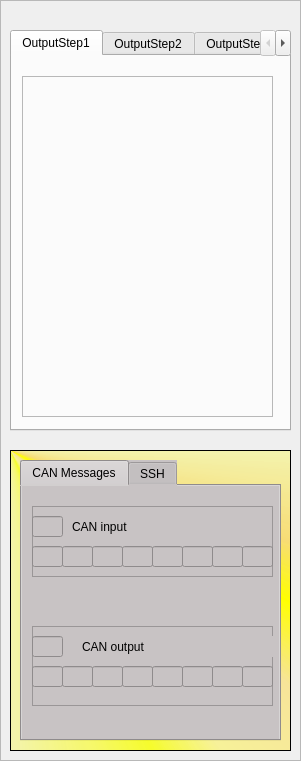
       <widget class="QFrame" name="frame_3">
        <property name="geometry">
         <rect>
          <x>940</x>
          <y>10</y>
          <width>301</width>
          <height>761</height>
         </rect>
        </property>
        <property name="frameShape">
         <enum>QFrame::StyledPanel</enum>
        </property>
        <property name="frameShadow">
         <enum>QFrame::Raised</enum>
        </property>
        <widget class="QTabWidget" name="tabOutputs">
         <property name="geometry">
          <rect>
           <x>10</x>
           <y>30</y>
           <width>281</width>
           <height>401</height>
          </rect>
         </property>
         <property name="currentIndex">
          <number>0</number>
         </property>
         <widget class="QWidget" name="OutputStep1">
          <attribute name="title">
           <string>OutputStep1</string>
          </attribute>
          <widget class="QFrame" name="frame_6">
           <property name="geometry">
            <rect>
             <x>10</x>
             <y>20</y>
             <width>251</width>
             <height>341</height>
            </rect>
           </property>
           <property name="frameShape">
            <enum>QFrame::StyledPanel</enum>
           </property>
           <property name="frameShadow">
            <enum>QFrame::Raised</enum>
           </property>
          </widget>
         </widget>
         <widget class="QWidget" name="OutputStep2">
          <attribute name="title">
           <string>OutputStep2</string>
          </attribute>
         </widget>
         <widget class="QWidget" name="OutputStep3">
          <attribute name="title">
           <string>OutputStep3</string>
          </attribute>
         </widget>
         <widget class="QWidget" name="OutputStep4">
          <attribute name="title">
           <string>OutputStep4</string>
          </attribute>
         </widget>
         <widget class="QWidget" name="OutputStep5">
          <attribute name="title">
           <string>OutputStep5</string>
          </attribute>
         </widget>
        </widget>
        <widget class="QFrame" name="frame_10">
         <property name="geometry">
          <rect>
           <x>10</x>
           <y>450</y>
           <width>281</width>
           <height>301</height>
          </rect>
         </property>
         <property name="styleSheet">
          <string notr="true">background-color: qconicalgradient(cx:0, cy:0, angle:135, stop:0 rgba(255, 255, 0, 69), stop:0.375 rgba(255, 255, 0, 69), stop:0.423533 rgba(251, 255, 0, 145), stop:0.45 rgba(247, 255, 0, 208), stop:0.477581 rgba(255, 244, 71, 130), stop:0.518717 rgba(255, 218, 71, 130), stop:0.55 rgba(255, 255, 0, 255), stop:0.57754 rgba(255, 203, 0, 130), stop:0.625 rgba(255, 255, 0, 69), stop:1 rgba(255, 255, 0, 69));</string>
         </property>
         <property name="frameShape">
          <enum>QFrame::StyledPanel</enum>
         </property>
         <property name="frameShadow">
          <enum>QFrame::Raised</enum>
         </property>
         <widget class="QTabWidget" name="technicianView">
          <property name="geometry">
           <rect>
            <x>10</x>
            <y>10</y>
            <width>261</width>
            <height>281</height>
           </rect>
          </property>
          <property name="styleSheet">
           <string notr="true">background-color: rgb(200, 195, 196);</string>
          </property>
          <property name="currentIndex">
           <number>0</number>
          </property>
          <widget class="QWidget" name="tabCanOutput">
           <attribute name="title">
            <string>CAN Messages</string>
           </attribute>
           <widget class="QFrame" name="frame_14">
            <property name="geometry">
             <rect>
              <x>10</x>
              <y>140</y>
              <width>241</width>
              <height>80</height>
             </rect>
            </property>
            <property name="frameShape">
             <enum>QFrame::StyledPanel</enum>
            </property>
            <property name="frameShadow">
             <enum>QFrame::Raised</enum>
            </property>
            <widget class="QLineEdit" name="d2Output">
             <property name="geometry">
              <rect>
               <x>60</x>
               <y>40</y>
               <width>31</width>
               <height>21</height>
              </rect>
             </property>
            </widget>
            <widget class="QLineEdit" name="d0Output">
             <property name="geometry">
              <rect>
               <x>0</x>
               <y>40</y>
               <width>31</width>
               <height>21</height>
              </rect>
             </property>
            </widget>
            <widget class="QLineEdit" name="d1Output">
             <property name="geometry">
              <rect>
               <x>30</x>
               <y>40</y>
               <width>31</width>
               <height>21</height>
              </rect>
             </property>
            </widget>
            <widget class="QLineEdit" name="d5Output">
             <property name="geometry">
              <rect>
               <x>150</x>
               <y>40</y>
               <width>31</width>
               <height>21</height>
              </rect>
             </property>
            </widget>
            <widget class="QLineEdit" name="d4Output">
             <property name="geometry">
              <rect>
               <x>120</x>
               <y>40</y>
               <width>31</width>
               <height>21</height>
              </rect>
             </property>
            </widget>
            <widget class="QLineEdit" name="d3Output">
             <property name="geometry">
              <rect>
               <x>90</x>
               <y>40</y>
               <width>31</width>
               <height>21</height>
              </rect>
             </property>
            </widget>
            <widget class="QLineEdit" name="d6Output">
             <property name="geometry">
              <rect>
               <x>180</x>
               <y>40</y>
               <width>31</width>
               <height>21</height>
              </rect>
             </property>
            </widget>
            <widget class="QLineEdit" name="d7Output">
             <property name="geometry">
              <rect>
               <x>210</x>
               <y>40</y>
               <width>31</width>
               <height>21</height>
              </rect>
             </property>
            </widget>
            <widget class="QLineEdit" name="canIdOuput">
             <property name="geometry">
              <rect>
               <x>0</x>
               <y>10</y>
               <width>31</width>
               <height>21</height>
              </rect>
             </property>
            </widget>
            <widget class="QLabel" name="label_12">
             <property name="geometry">
              <rect>
               <x>50</x>
               <y>10</y>
               <width>199</width>
               <height>21</height>
              </rect>
             </property>
             <property name="text">
              <string>CAN output</string>
             </property>
            </widget>
           </widget>
           <widget class="QFrame" name="frame_13">
            <property name="geometry">
             <rect>
              <x>10</x>
              <y>20</y>
              <width>241</width>
              <height>71</height>
             </rect>
            </property>
            <property name="frameShape">
             <enum>QFrame::StyledPanel</enum>
            </property>
            <property name="frameShadow">
             <enum>QFrame::Raised</enum>
            </property>
            <widget class="QLineEdit" name="d2Input">
             <property name="geometry">
              <rect>
               <x>60</x>
               <y>40</y>
               <width>31</width>
               <height>21</height>
              </rect>
             </property>
            </widget>
            <widget class="QLineEdit" name="d0Input">
             <property name="geometry">
              <rect>
               <x>0</x>
               <y>40</y>
               <width>31</width>
               <height>21</height>
              </rect>
             </property>
            </widget>
            <widget class="QLineEdit" name="d1Input">
             <property name="geometry">
              <rect>
               <x>30</x>
               <y>40</y>
               <width>31</width>
               <height>21</height>
              </rect>
             </property>
            </widget>
            <widget class="QLineEdit" name="d5Input">
             <property name="geometry">
              <rect>
               <x>150</x>
               <y>40</y>
               <width>31</width>
               <height>21</height>
              </rect>
             </property>
            </widget>
            <widget class="QLineEdit" name="d4Input">
             <property name="geometry">
              <rect>
               <x>120</x>
               <y>40</y>
               <width>31</width>
               <height>21</height>
              </rect>
             </property>
            </widget>
            <widget class="QLineEdit" name="d3Input">
             <property name="geometry">
              <rect>
               <x>90</x>
               <y>40</y>
               <width>31</width>
               <height>21</height>
              </rect>
             </property>
            </widget>
            <widget class="QLineEdit" name="d6Input">
             <property name="geometry">
              <rect>
               <x>180</x>
               <y>40</y>
               <width>31</width>
               <height>21</height>
              </rect>
             </property>
            </widget>
            <widget class="QLineEdit" name="d7Input">
             <property name="geometry">
              <rect>
               <x>210</x>
               <y>40</y>
               <width>31</width>
               <height>21</height>
              </rect>
             </property>
            </widget>
            <widget class="QLineEdit" name="canIdInput">
             <property name="geometry">
              <rect>
               <x>0</x>
               <y>10</y>
               <width>31</width>
               <height>21</height>
              </rect>
             </property>
            </widget>
            <widget class="QLabel" name="label_11">
             <property name="geometry">
              <rect>
               <x>40</x>
               <y>10</y>
               <width>199</width>
               <height>21</height>
              </rect>
             </property>
             <property name="text">
              <string>CAN input</string>
             </property>
            </widget>
           </widget>
          </widget>
          <widget class="QWidget" name="tabSshOutput">
           <attribute name="title">
            <string>SSH</string>
           </attribute>
          </widget>
         </widget>
        </widget>
       </widget>
